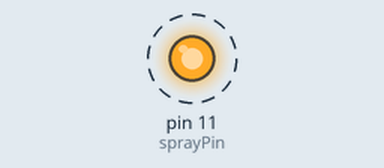
This sketch was run on a simulated Arduino Uno, built with avr-gcc and run on an emulated ATmega328P. Shown: output pins drawn as LEDs (lit = HIGH). Dashed ring = blinking.

Above: at 0.4 s.
Timing chart, 0 to 4.6 s (numbered marks = the images above):
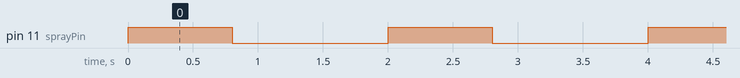

Measured:
- by itself, pin 11 (sprayPin): alternates HIGH for 0.80 s and LOW for 1.2 s

The sketch:

gas_spray.ino
```cpp
// (licence header left out)
const int sprayPin = 11;
const float frequencyHz = 0.5;
const float release_rate = 0.4;

void setup() {
    pinMode(sprayPin, OUTPUT);
}

void loop() {
    digitalWrite(sprayPin, HIGH);
    delay(1000*release_rate/frequencyHz);
    digitalWrite(sprayPin, LOW);
    delay(1000*(1-release_rate)/frequencyHz);
}
```
